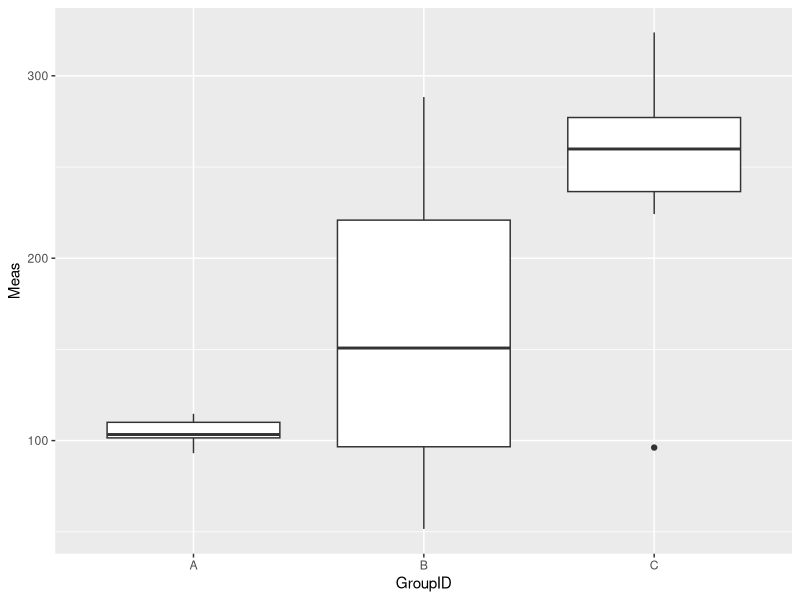

This chart was generated by the following R code:
## ---- chunk 1
library(lmerTest)
library(ggplot2)
## ---- chunk 2
# There are three levels in my fixed effect
groups = c('A','B','C')

# Each level has its own mean
means = rep(c(100,150,200), each = 10)

# Levels' standard deviations vary wildly
sds = rep(c(4,65,70), each = 10)

# Individuals are nested within group, and each is present twice
indivs = rep(1:15,each = 2)

# The effect of individual on mean
re = rnorm(15,5,5)
means = means + rep(re,each = 2)

# Simulate the data
df = data.frame(GroupID = rep(groups, each = 10),
				Meas = rnorm(30,mean = means, sd = sds),
				Indiv = factor(indivs))
## ---- chunk 3
p = ggplot(df, aes(x = GroupID, y = Meas)) +
	geom_boxplot()
p
## ---- chunk 4
m1 = lmer(Meas ~ GroupID + (1|Indiv),df)
## ---- chunk 5
# Set up dummy variables for the two groups
df$DM1 = factor(ifelse(df$GroupID == 'B',1,0))
df$DM2 = factor(ifelse(df$GroupID == 'C',1,0))

# model
m2 = lmer(Meas ~ GroupID + (1|Indiv) + (1|DM1) + (1|DM2),df)

# look
summary(m1)
summary(m2)
## ---- chunk 6
# First Model
preddf1 = expand.grid(GroupID = groups)
preddf1$Meas = predict(m1,preddf1,re.form=NA)
mm1 = model.matrix(terms(m1),preddf1)
pvar1 = diag(mm1 %*% tcrossprod(vcov(m1),mm1))
tvar1 = pvar1 + VarCorr(m1)$Indiv[1]
cmult = 1.96
preddf1 = data.frame(preddf1,
					 plo = preddf1$Meas - cmult*sqrt(pvar1),
					 phi = preddf1$Meas + cmult*sqrt(pvar1),
					 tlo = preddf1$Meas - cmult*sqrt(tvar1),
					 thi = preddf1$Meas + cmult*sqrt(tvar1))
preddf1

# Second Model
preddf2 = expand.grid(GroupID = groups)
preddf2$Meas = predict(m2,preddf2,re.form=NA)
mm2 = model.matrix(terms(m2),preddf2)
pvar2 = diag(mm2 %*% tcrossprod(vcov(m2),mm2))
tvar2 = pvar2 + VarCorr(m2)$Indiv[1]
cmult = 1.96
preddf2 = data.frame(preddf2,
					 plo = preddf2$Meas - cmult*sqrt(pvar2),
					 phi = preddf2$Meas + cmult*sqrt(pvar2),
					 tlo = preddf2$Meas - cmult*sqrt(tvar2),
					 thi = preddf2$Meas + cmult*sqrt(tvar2))
preddf2
